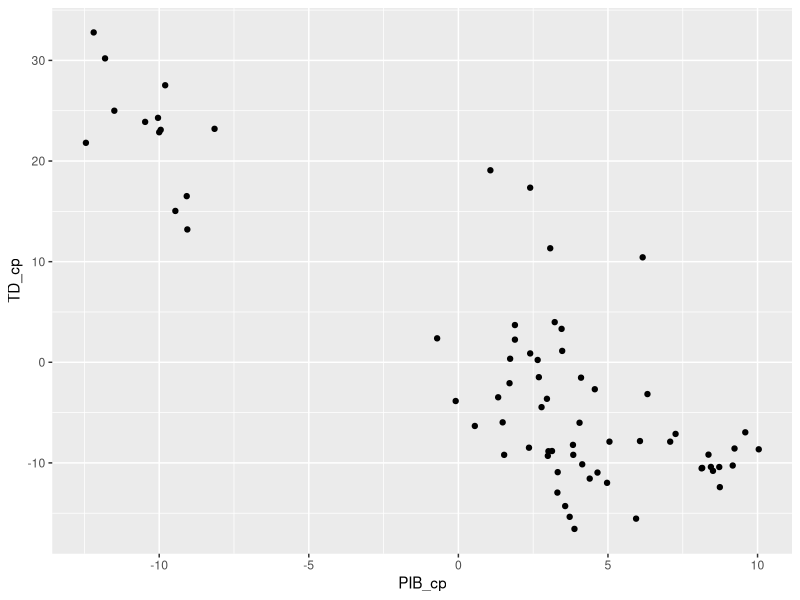

Here is the R script that generated this plot:
## ---- chunk 1
knitr::opts_chunk$set(echo = TRUE)
## ---- chunk 2
library(tidyverse)
## ---- chunk 3
raw_data <- read.csv("data.csv")
str(raw_data)
head(raw_data)

# Cleanup
data <- raw_data[-1, -1:-3]
str(data)
head(data)
## ---- chunk 4
ggplot(data) + geom_point(mapping = aes(x = PIB_cp, y = TD_cp))
## ---- chunk 5
model <- lm(data = data, formula = TD_cp ~ .)
summary(model)
